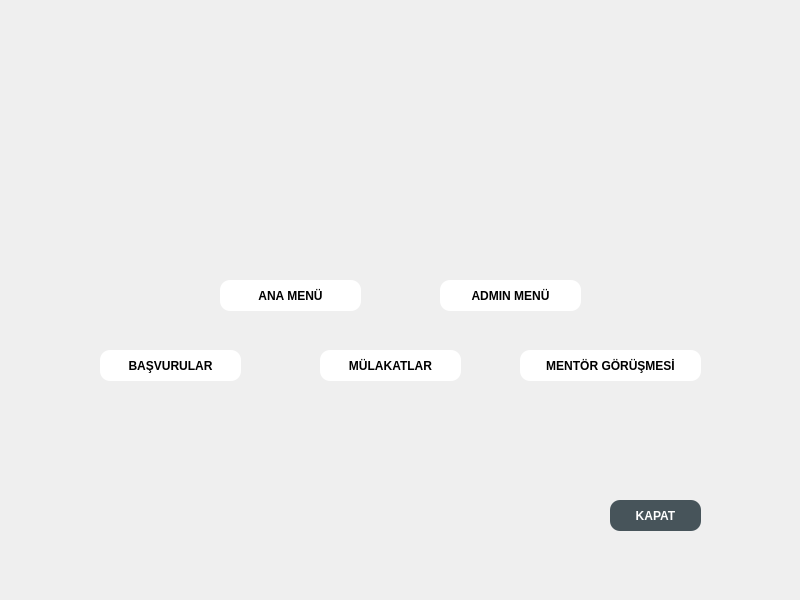
<?xml version="1.0" encoding="UTF-8"?>
<ui version="4.0">
 <class>MainWindow</class>
 <widget class="QMainWindow" name="MainWindow">
  <property name="geometry">
   <rect>
    <x>0</x>
    <y>0</y>
    <width>800</width>
    <height>600</height>
   </rect>
  </property>
  <property name="windowTitle">
   <string>MainWindow</string>
  </property>
  <property name="styleSheet">
   <string notr="true">padding:0;
background-image: url(:/assets/assets/zemin-buyuk.jpg);</string>
  </property>
  <widget class="QWidget" name="centralwidget">
   <widget class="QPushButton" name="Basvurular_2">
    <property name="geometry">
     <rect>
      <x>320</x>
      <y>350</y>
      <width>141</width>
      <height>31</height>
     </rect>
    </property>
    <property name="autoFillBackground">
     <bool>false</bool>
    </property>
    <property name="styleSheet">
     <string notr="true">QPushButton{
color:black;
background:white;
border-radius:10px;
font-weight:bold;
}
QPushButton::hover{
color:white;
background:#47545a;
border-radius:10px;
font-weight:bold
}</string>
    </property>
    <property name="text">
     <string>MÜLAKATLAR</string>
    </property>
   </widget>
   <widget class="QPushButton" name="Mentor">
    <property name="geometry">
     <rect>
      <x>520</x>
      <y>350</y>
      <width>181</width>
      <height>31</height>
     </rect>
    </property>
    <property name="autoFillBackground">
     <bool>false</bool>
    </property>
    <property name="styleSheet">
     <string notr="true">QPushButton{
color:black;
background:white;
border-radius:10px;
font-weight:bold;
}
QPushButton::hover{
color:white;
background:#47545a;
border-radius:10px;
font-weight:bold
}</string>
    </property>
    <property name="text">
     <string>MENTÖR GÖRÜŞMESİ</string>
    </property>
   </widget>
   <widget class="QPushButton" name="Adminmenu">
    <property name="geometry">
     <rect>
      <x>440</x>
      <y>280</y>
      <width>141</width>
      <height>31</height>
     </rect>
    </property>
    <property name="autoFillBackground">
     <bool>false</bool>
    </property>
    <property name="styleSheet">
     <string notr="true">QPushButton{
color:black;
background:white;
border-radius:10px;
font-weight:bold;
}
QPushButton::hover{
color:white;
background:#47545a;
border-radius:10px;
font-weight:bold
}</string>
    </property>
    <property name="text">
     <string>ADMIN MENÜ</string>
    </property>
   </widget>
   <widget class="QPushButton" name="Anamenu">
    <property name="geometry">
     <rect>
      <x>220</x>
      <y>280</y>
      <width>141</width>
      <height>31</height>
     </rect>
    </property>
    <property name="autoFillBackground">
     <bool>false</bool>
    </property>
    <property name="styleSheet">
     <string notr="true">QPushButton{
color:black;
background:white;
border-radius:10px;
font-weight:bold;
}
QPushButton::hover{
color:white;
background:#47545a;
border-radius:10px;
font-weight:bold
}</string>
    </property>
    <property name="text">
     <string>ANA MENÜ</string>
    </property>
   </widget>
   <widget class="QPushButton" name="Basvurular">
    <property name="geometry">
     <rect>
      <x>100</x>
      <y>350</y>
      <width>141</width>
      <height>31</height>
     </rect>
    </property>
    <property name="autoFillBackground">
     <bool>false</bool>
    </property>
    <property name="styleSheet">
     <string notr="true">QPushButton{
color:black;
background:white;
border-radius:10px;
font-weight:bold;
}
QPushButton::hover{
color:white;
background:#47545a;
border-radius:10px;
font-weight:bold
}</string>
    </property>
    <property name="text">
     <string>BAŞVURULAR</string>
    </property>
   </widget>
   <widget class="QPushButton" name="pushButton">
    <property name="geometry">
     <rect>
      <x>610</x>
      <y>500</y>
      <width>91</width>
      <height>31</height>
     </rect>
    </property>
    <property name="autoFillBackground">
     <bool>false</bool>
    </property>
    <property name="styleSheet">
     <string notr="true">QPushButton{
color:white;
background:#47545a;
border-radius:10px;
font-weight:bold;
}

QPushButton::hover{
color:#47545a;
background:white;
border-radius:10px;
font-weight:bold
}</string>
    </property>
    <property name="text">
     <string>KAPAT</string>
    </property>
   </widget>
  </widget>
 </widget>
 <resources>
  <include location="assets.qrc"/>
 </resources>
 <connections/>
</ui>
